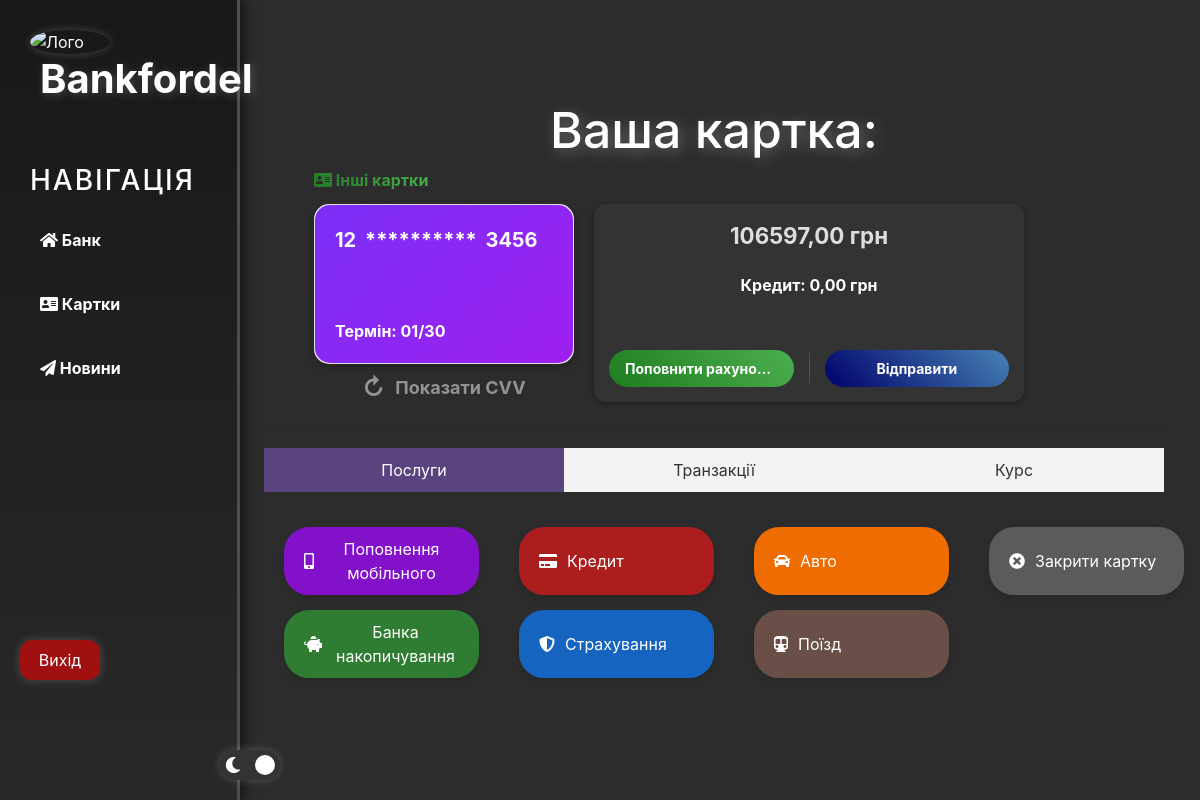
Page /cards/13/ (signed in) on the earlier database version.
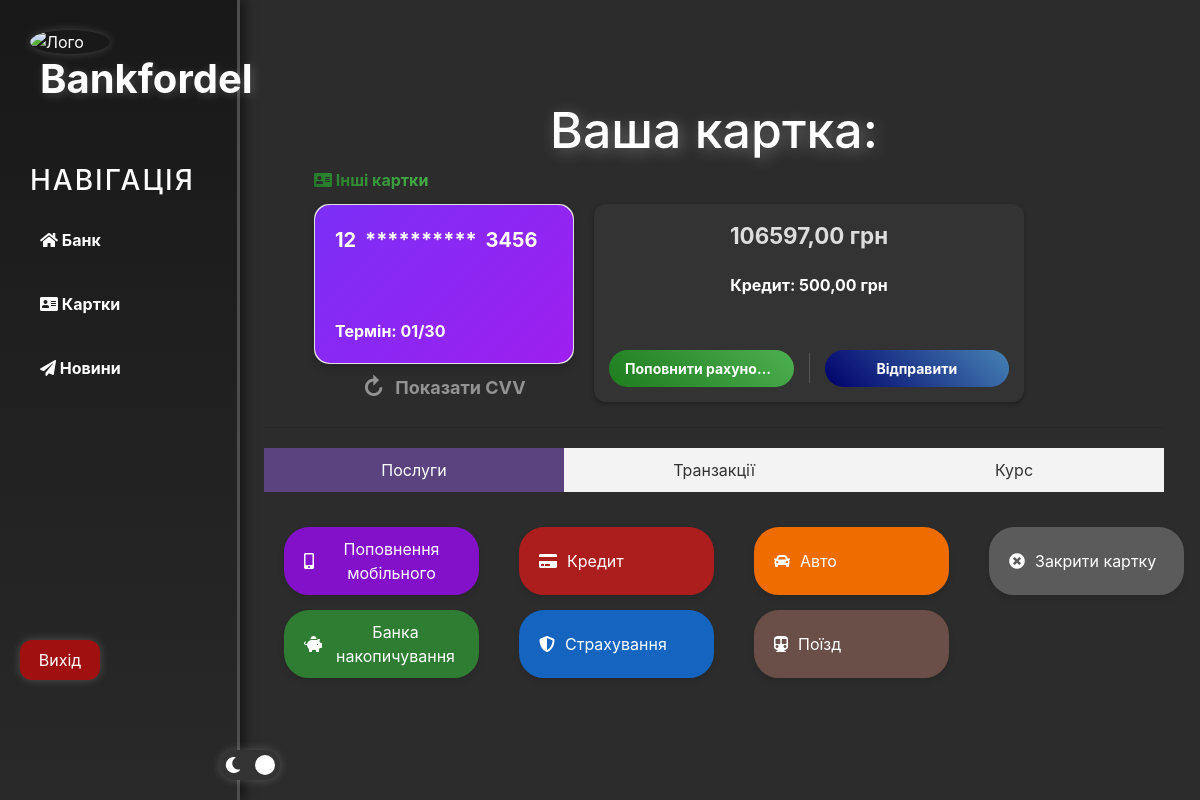
Same page on the later database version.
### site_auth/models.py (models this page shows, shortened)
class CustomUser(AbstractUser):
    email = models.EmailField(unique=True)
    verification_code = models.CharField(max_length=6, blank=True, null=True)
    credit_balance = models.DecimalField(max_digits=10, decimal_places=2, default=0.00)

### cards/views.py (the view)
# urls.py: path('<int:pk>/', views.card, name='card'),
def card(request, pk):
    card = get_object_or_404(BankCard, pk=pk, user=request.user)
    transactions = Transaction.objects.filter(card=card).order_by("-date")
    context = {
        "card": card,
        "transactions": transactions
    }
    return render(request, "cards/card.html", context)

### templates/cards/card.html (shortened to what this page needs)
{% extends 'layout.html' %}
{% load static %}
{% block content %}
<link rel="stylesheet" href="{% static 'cards/css/style_card.css' %}">
<link rel="stylesheet" href="https://cdnjs.cloudflare.com/ajax/libs/font-awesome/5.15.4/css/all.min.css">
<div class="features">
    {% if request.user.is_authenticated %}
        <h1>Ваша картка:</h1>
        <div class="card-section">
            <a href="{% url 'cards:cards' %}" class="button-cards"><i class="fas fa-address-card"></i> Інші картки</a>
            <div class="card-wrapper">
                <div class="card-container">
                    <div class="card" id="card">
                        <div class="card-front">
                            <div class="card-number">
                                <span class="visible-part">{{ card.card_number|slice:":2" }}</span>
                                <span class="masked-part">**********</span>
                                <span class="visible-part">{{ card.card_number|slice:"12:" }}</span>
                            </div>
                            <div class="card-expiry">Термін: {{ card.expiry_date }}</div>
                        </div>
                        <div class="card-back">
                            <div class="card-number" id="cardNumberFull">{{ card.card_number }}</div>
                            <div class="card-cvv">CVV: {{ card.cvv }}</div>
                        </div>
                    </div>
                    <button class="flip-button" id="flipButton" onclick="toggleCVV()">
                        <span class="arrow-container">&#x21bb;</span>
                        <span class="button-text" id="flipButtonText">Показати CVV</span>
                    </button>
                </div>
                <div class="balance-block">
                    <div class="balance-info">
                        <span class="balance-amount">{{ card.balance }} грн</span>
                        <p class="credit-info">Кредит: {{ user.credit_balance }} грн</p>
                    </div>
                    <div class="action-buttons">
                        <a href="#" class="replenish-button">Поповнити рахунок +</a>
                        <a href="transfer" class="send-button">Відправити</a>
                    </div>
                </div>
            </div>
        </div>
        <hr>
        <div class="tabs">
            <button class="tab-button active" data-tab="services">Послуги</button>
            <button class="tab-button" data-tab="transactions">Транзакції</button>
            <button class="tab-button" data-tab="rates">Курс</button>
        </div>
        <div class="tab-content" id="services" style="display: block;">
            <div class="services-buttons">
                <a href="mobile" class="service-button" style="--color-start: #8311ca;">
                    <i class="fas fa-mobile-alt"></i> Поповнення мобільного
                </a>
                <a href="credit" class="service-button" style="--color-start: #ac1d1d;">
                    <i class="fas fa-credit-card"></i> Кредит
                </a>
                <a href="auto" class="service-button" style="--color-start: #ef6c00;">
                    <i class="fas fa-car"></i> Авто
                </a>
                <a href="close-card" class="service-button" style="--color-start: #5b5b5b;">
                    <i class="fas fa-times-circle"></i> Закрити картку
                </a>
                <a href="banka" class="service-button" style="--color-start: #2e7d32;">
                    <i class="fas fa-piggy-bank"></i> Банка накопичування
                </a>
                <a href="insurance" class="service-button" style="--color-start: #1565c0;">
                    <i class="fas fa-shield-alt"></i> Страхування
                </a>
                <a href="train" class="service-button" style="--color-start: #694f47;">
                    <i class="fas fa-subway"></i> Поїзд
                </a>
            </div>
        </div>
    {% else %}
        <h1>Ласкаво просимо</h1>
        <p>Будь ласка, <a href="/auth/login/">увійдіть</a> або <a href="/auth/register/">зареєструйтесь</a>.</p>
    {% endif %}
</div>
{% endblock %}

Differences in the rows shown:
changed CustomUser: credit_balance "0,00" → "500,00"
